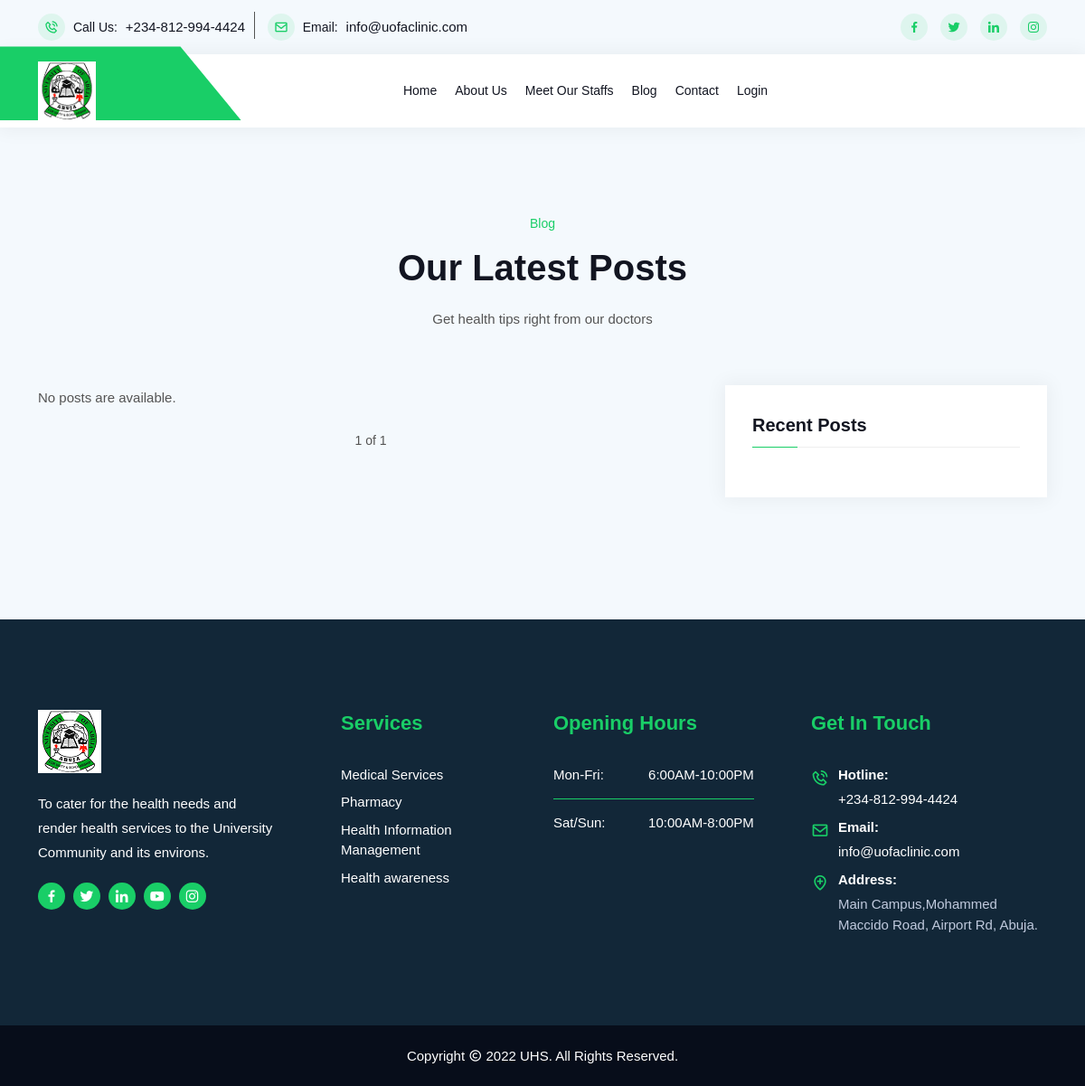
The app's page /blog, older data.
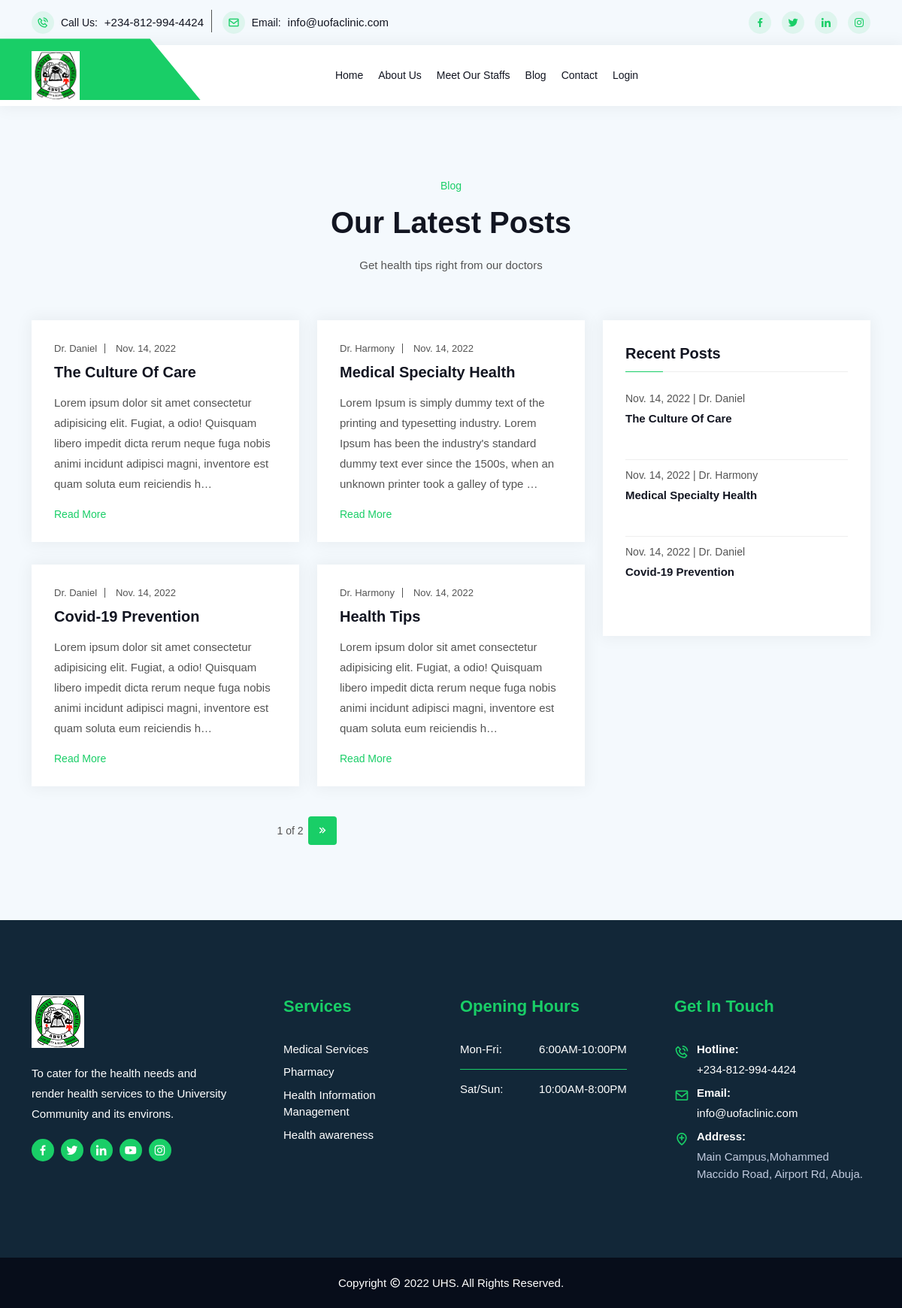
The same page, newer data.
### blog/models.py (models this page shows, shortened)
class Post(models.Model):
    author = models.ForeignKey(User, related_name='posts', on_delete=models.CASCADE)
    title = models.CharField(max_length=250, blank=False, default='', unique=True)
    slug = models.SlugField(max_length=250)
    body = models.TextField()
    created_at = models.DateTimeField(auto_now_add=True)
    def get_absolute_url(self):
        return reverse('blog:post_detail', kwargs={'slug': self.slug})
    class Meta:
        ordering = ['-created_at']
        unique_together = ['author', 'title']

### blog/views.py (the view)
# urls.py: path('blog', views.post_list, name='post_list'),
def post_list(request):
    all_post = Post.objects.all().order_by('-created_at')
    latest_posts = Post.objects.all().order_by('-created_at')[:3]
    paginator = Paginator(all_post, 4)  # show 3 posts on each page
    page = request.GET.get('page', 1)
    try:
        posts = paginator.page(page)
    except PageNotAnInteger:
        posts = paginator.page(1)
    except EmptyPage:
        posts = paginator.page(paginator.num_pages)
    context = {
        'page': page,
        'posts': posts,
        'latest_posts': latest_posts,
    }
    return render(request, 'blog/post_list.html', context=context)

### templates/blog/post_list.html (shortened to what this page needs)
{% extends 'base.html' %}
{% load static %}
{% block content %}
<section class="blog-area bg-color ptb-100">
	<div class="container">
		<div class="section-title">
			<span class="top-title">Blog</span>
			<h2>Our Latest Posts</h2>
			<p>Get health tips right from our doctors</p>
		</div>
		<div class="row">
			<div class="col-lg-8 col-md-12">
				<div class="row">
					{% if posts %}
						{% for post in posts %}
							<div class="col-lg-6 col-md-6">
						<div class="single-blog">
							<div class="blog-content">
								<ul>
									<li>
										<a href="{{ post.get_absolute_url }}">Dr. {{ post.author|title }}</a>
									</li>
									<li>
										{{ post.created_at|date }}
									</li>
								</ul>
								<a href="{{ post.get_absolute_url }}">
									<h3>{{ post.title }}</h3>
								</a>
								<p>
									{{ post.body|truncatechars:200 }}
								</p>
								<a href="{{ post.get_absolute_url }}" class="read-more">
									Read More
								</a>
							</div>
						</div>
					</div>
						{% endfor %}
					{% else %}
						<p>No posts are available.</p>
        			{% endif %}
					{% include "blog/pagination.html" with page=posts %}
				</div>
			</div>
			<div class="col-lg-4 col-md-12">
				<div class="blog-details-right-area blog-right-sidebar">
					<div class="blog-widget resent-post-widget">
						<h3 class="title">Recent Posts</h3>
						<ul>
							{% for post in latest_posts %}
								<li>
									<a href="{{ post.get_absolute_url }}">
										<span>{{ post.created_at.date }} | Dr. {{ post.author|title }}</span>
										<h3><b>{{ post.title|title }}</b></h3>
									</a>
								</li>
							{% endfor %}
						</ul>
					</div>
				</div>
			</div>
		</div>
	</div>
</section>
{% endblock %}

### templates/base.html (shortened to what this page needs)
<!DOCTYPE html>
{% load static %}
<html lang="en">
    <head>
		<link rel="stylesheet" href="{% static 'css/bootstrap.min.css' %}">
		<link rel="stylesheet" href="{% static 'css/owl.theme.default.min.css' %}">
		<link rel="stylesheet" href="{% static 'css/owl.carousel.min.css' %}">
		<link rel="stylesheet" href="{% static 'css/magnific-popup.min.css' %}">
		<link rel="stylesheet" href="{% static 'css/animate.min.css' %}">
		<link rel="stylesheet" href="{% static 'css/boxicons.min.css' %}">
		<link rel="stylesheet" href="{% static 'css/flaticon.css' %}">
		<link rel="stylesheet" href="{% static 'css/meanmenu.min.css' %}">
		<link rel="stylesheet" href="{% static 'css/nice-select.min.css' %}">
		<link rel="stylesheet" href="{% static 'css/odometer.min.css' %}">
		<link rel="stylesheet" href="{% static 'css/style.css' %}">
		<link rel="stylesheet" href="{% static 'css/responsive.css' %}">
    </head>
    <body>
		<header class="header-area">
			<div class="top-header-area">
				<div class="container">
					<div class="row align-items-center">
						<div class="col-lg-6">
							<ul class="heading-left-part">
								<li>
									<i class="bx bx-phone-call"></i>
									<span>Call Us:</span>
									<a href="tel:+234-812-994-4424">+234-812-994-4424</a>
								</li>
								<li>
									<i class="bx bx-envelope"></i>
									<span>Email:</span>
									<a href="mailto:info@uofaclinic.com">info@uofaclinic.com</a>
								</li>
							</ul>
						</div>
						<div class="col-lg-6">
							<ul class="heading-right-part">
								<li>
									<a href="#">
										<i class="bx bxl-facebook"></i>
									</a>
								</li>
								<li>
									<a href="#">
										<i class="bx bxl-twitter"></i>
									</a>
								</li>
								<li>
									<a href="#">
										<i class="bx bxl-linkedin"></i>
									</a>
								</li>
								<li>
									<a href="#">
										<i class="bx bxl-instagram"></i>
									</a>
								</li>
							</ul>
						</div>
					</div>
				</div>
			</div>
			<div class="nav-area">
				<div class="navbar-area">
					<div class="main-nav">
						<nav class="navbar navbar-expand-md">
							<div class="container">
								{% if request.user.is_authenticated %}
									<a class="navbar-brand" href="{% url 'patient:profile' %}">
										<img src="{% static 'images/logo.jpg' %}" alt="Logo">
									</a>
								{% else %}
									<a class="navbar-brand" href="{% url 'main:index' %}">
										<img src="{% static 'images/logo.jpg' %}" alt="Logo">
									</a>
								{% endif %}
								<div class="collapse navbar-collapse mean-menu">
									<ul class="navbar-nav m-auto">
										{% if request.user.is_authenticated %}
											{% if request.user.doctor %}
												<li class="nav-item">
													<a href="{% url 'doctor:profile' %}" class="nav-link">Profile</a>
												</li>
												<li class="nav-item">
													<a href="{% url 'doctor:appointments' %}" class="nav-link">
														My appointments
													</a>
												</li>
												<li class="nav-item">
													<a href="{% url 'blog:author_post_list' %}" class="nav-link">
														My posts
													</a>
												</li>
												<li class="nav-item">
													<a href="{% url 'blog:add_post' %}" class="nav-link">
														Add post
													</a>
												</li>
											{% else %}
												<li class="nav-item">
													<a href="{% url 'patient:profile' %}" class="nav-link">Profile</a>
												</li>
												<li class="nav-item">
													<a href="{% url 'patient:book_appointment' %}" class="nav-link">
														Book Appointment
													</a>
												</li>
												<li class="nav-item">
													<a href="{% url 'patient:appointments' %}" class="nav-link">
														My appointments
													</a>
												</li>
											{% endif %}
											<li class="nav-item">
												<a href="{% url 'blog:post_list' %}" class="nav-link">Blog</a>
											</li>
											<li class="nav-item">
												<a href="{% url 'main:logout' %}" class="nav-link">Logout</a>
											</li>
										{% else %}
											<li class="nav-item">
												<a href="{% url 'main:index' %}" class="nav-link">Home</a>
											</li>
											<li class="nav-item">
												<a href="{% url 'main:about' %}" class="nav-link">About us</a>
											</li>
											<li class="nav-item">
												<a href="{% url 'main:staffs' %}" class="nav-link">Meet our staffs</a>
											</li>
											<li class="nav-item">
												<a href="{% url 'blog:post_list' %}" class="nav-link">Blog</a>
											</li>
											<li class="nav-item">
												<a href="{% url 'main:contact' %}" class="nav-link">Contact</a>
											</li>
											<li class="nav-item">
												<a href="{% url 'main:login' %}" class="nav-link">Login</a>
											</li>
										{% endif %}
									</ul>
								</div>
							</div>
						</nav>
					</div>
				</div>
			</div>
		</header>
        {% block content %}
        {% endblock %}
		<footer class="footer-top-area pt-100 pb-70">
			<div class="container">
				<div class="row">
					<div class="col-lg-3 col-md-6">
						<div class="single-widget">
							<a href="">
								<img src="{% static 'images/logo.jpg' %}" alt="Image">
							</a>
							<p>
								To cater for the health needs and render health services to the University Community and its environs.
							</p>
							<div class="social-area">
								<ul>
									<li>
										<a href="#"><i class="bx bxl-facebook"></i></a>
									</li>
									<li>
										<a href="#"><i class="bx bxl-twitter"></i></a>
									</li>
									<li>
										<a href="#"><i class="bx bxl-linkedin"></i></a>
									</li>
									<li>
										<a href="#"><i class="bx bxl-youtube"></i></a>
									</li>
									<li>
										<a href="#"><i class="bx bxl-instagram"></i></a>
									</li>
								</ul>
							</div>
						</div>
					</div>
					<div class="col-lg-3 col-md-6">
						<div class="single-widget">
							<h3>Services</h3>
							<ul>
								<li>
									<a href="">
										Medical Services
									</a>
								</li>
								<li>
									<a href="">
										Pharmacy
									</a>
								</li>
								<li>
									<a href="">
										Health Information Management
									</a>
								</li>
								<li>
									<a href="">
										Health awareness
									</a>
								</li>
							</ul>
						</div>
					</div>
					<div class="col-lg-3 col-md-6">
						<div class="single-widget open-time">
							<h3>Opening Hours</h3>
							<ul>
								<li>
									<span>Mon-Fri:</span>
									<span class="right">6:00AM-10:00PM</span>
								</li>
								<li>
									<span>Sat/Sun:</span>
									<span class="right">10:00AM-8:00PM</span>
								</li>
							</ul>
						</div>
					</div>
					<div class="col-lg-3 col-md-6">
						<div class="single-widget contact">
							<h3>Get In Touch</h3>
							<ul>
								<li>
									<i class="bx bx-phone-call"></i>
										<span>Hotline:</span>
                                    <a href="tel:+234-812-994-4424">
										+234-812-994-4424
									</a>
								</li>
								<li>
									<i class="bx bx-envelope"></i>
									<span>Email:</span>
									<a href="mailto:info@uofaclinic.com">
										info@uofaclinic.com
									</a>
								</li>
								<li>
									<i class="bx bx-location-plus"></i>
									<span>Address:</span>
									Main Campus,Mohammed Maccido Road, Airport Rd, Abuja.
								</li>
							</ul>
						</div>
					</div>
				</div>
			</div>
		</footer>
		<footer class="footer-bottom-area">
			<div class="container">
				<div class="copy-right">
					<p>Copyright <i class="bx bx-copyright"></i> 2022 UHS. All rights reserved.</p>
				</div>
			</div>
		</footer>
    </body>
</html>

### templates/blog/pagination.html (shortened to what this page needs)
<div class="col-lg-12 col-md-12">
    <div class="pagination-area text-center">
        {{ page.number }} of {{ page.paginator.num_pages }}
        {% if page.has_next %}
            <a href="?page={{ page.next_page_number }}" class="next page-numbers">
                <i class="bx bx-chevrons-right"></i>
            </a>
        {% endif %}
    </div>
</div>

Row changes from the older to the newer data that the page shows:
added Post: author "Daniel", created_at "Nov. 14, 2022", title "The Culture Of Care", body "Lorem ipsum dolor sit amet consectetur adipisicing elit. Fugiat, a odio! Quisquam libero impedit dicta rerum neque fuga nobis animi incidunt adipisci magni, inventore est quam soluta eum reiciendis h…"
added Post: author "Harmony", created_at "Nov. 14, 2022", title "Medical Specialty Health", body "Lorem Ipsum is simply dummy text of the printing and typesetting industry. Lorem Ipsum has been the industry's standard dummy text ever since the 1500s, when an unknown printer took a galley of type …"
added Post: author "Daniel", created_at "Nov. 14, 2022", title "Covid-19 Prevention", body "Lorem ipsum dolor sit amet consectetur adipisicing elit. Fugiat, a odio! Quisquam libero impedit dicta rerum neque fuga nobis animi incidunt adipisci magni, inventore est quam soluta eum reiciendis h…"
added Post: author "Harmony", created_at "Nov. 14, 2022", title "Health Tips", body "Lorem ipsum dolor sit amet consectetur adipisicing elit. Fugiat, a odio! Quisquam libero impedit dicta rerum neque fuga nobis animi incidunt adipisci magni, inventore est quam soluta eum reiciendis h…", shown under "Our Latest Posts"
Text that changed along with them:
{{ page.paginator.num_pages }}: "1" → "2"
text no longer shown: "No posts are available."
